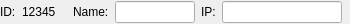
<?xml version="1.0" encoding="UTF-8"?>
<ui version="4.0">
 <class>VMTDInterfaceForm</class>
 <widget class="QWidget" name="VMTDInterfaceForm">
  <property name="geometry">
   <rect>
    <x>0</x>
    <y>0</y>
    <width>350</width>
    <height>24</height>
   </rect>
  </property>
  <property name="windowTitle">
   <string>Form</string>
  </property>
  <layout class="QHBoxLayout" name="horizontalLayout">
   <property name="leftMargin">
    <number>0</number>
   </property>
   <property name="topMargin">
    <number>0</number>
   </property>
   <property name="rightMargin">
    <number>0</number>
   </property>
   <property name="bottomMargin">
    <number>0</number>
   </property>
   <item>
    <widget class="QLabel" name="_3">
     <property name="text">
      <string>ID:</string>
     </property>
    </widget>
   </item>
   <item>
    <widget class="QLabel" name="lbId">
     <property name="minimumSize">
      <size>
       <width>45</width>
       <height>0</height>
      </size>
     </property>
     <property name="maximumSize">
      <size>
       <width>45</width>
       <height>16777215</height>
      </size>
     </property>
     <property name="text">
      <string>12345</string>
     </property>
    </widget>
   </item>
   <item>
    <widget class="QLabel" name="_1">
     <property name="text">
      <string>Name:</string>
     </property>
    </widget>
   </item>
   <item>
    <widget class="QLineEdit" name="leName">
     <property name="minimumSize">
      <size>
       <width>80</width>
       <height>0</height>
      </size>
     </property>
     <property name="maximumSize">
      <size>
       <width>80</width>
       <height>16777215</height>
      </size>
     </property>
    </widget>
   </item>
   <item>
    <widget class="QLabel" name="_2">
     <property name="text">
      <string>IP:</string>
     </property>
    </widget>
   </item>
   <item>
    <widget class="QLineEdit" name="leIp">
     <property name="minimumSize">
      <size>
       <width>120</width>
       <height>0</height>
      </size>
     </property>
     <property name="maximumSize">
      <size>
       <width>120</width>
       <height>16777215</height>
      </size>
     </property>
    </widget>
   </item>
   <item>
    <spacer name="_4">
     <property name="orientation">
      <enum>Qt::Horizontal</enum>
     </property>
     <property name="sizeHint" stdset="0">
      <size>
       <width>40</width>
       <height>20</height>
      </size>
     </property>
    </spacer>
   </item>
  </layout>
 </widget>
 <resources/>
 <connections/>
</ui>
